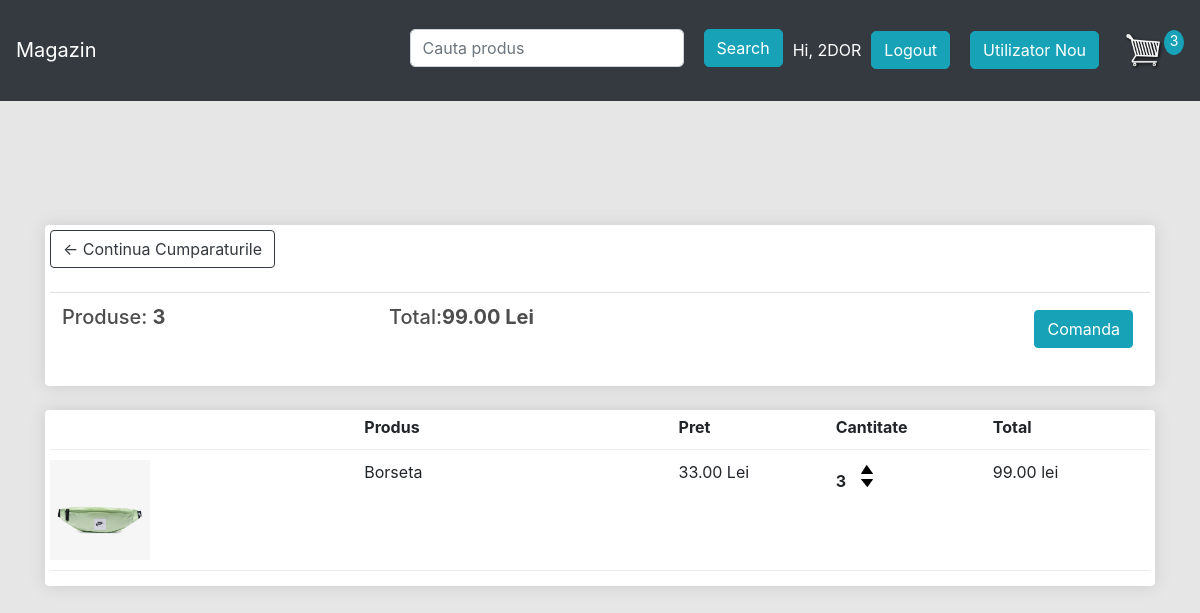
/cos/ (signed in), run on an earlier commit of the app's database.
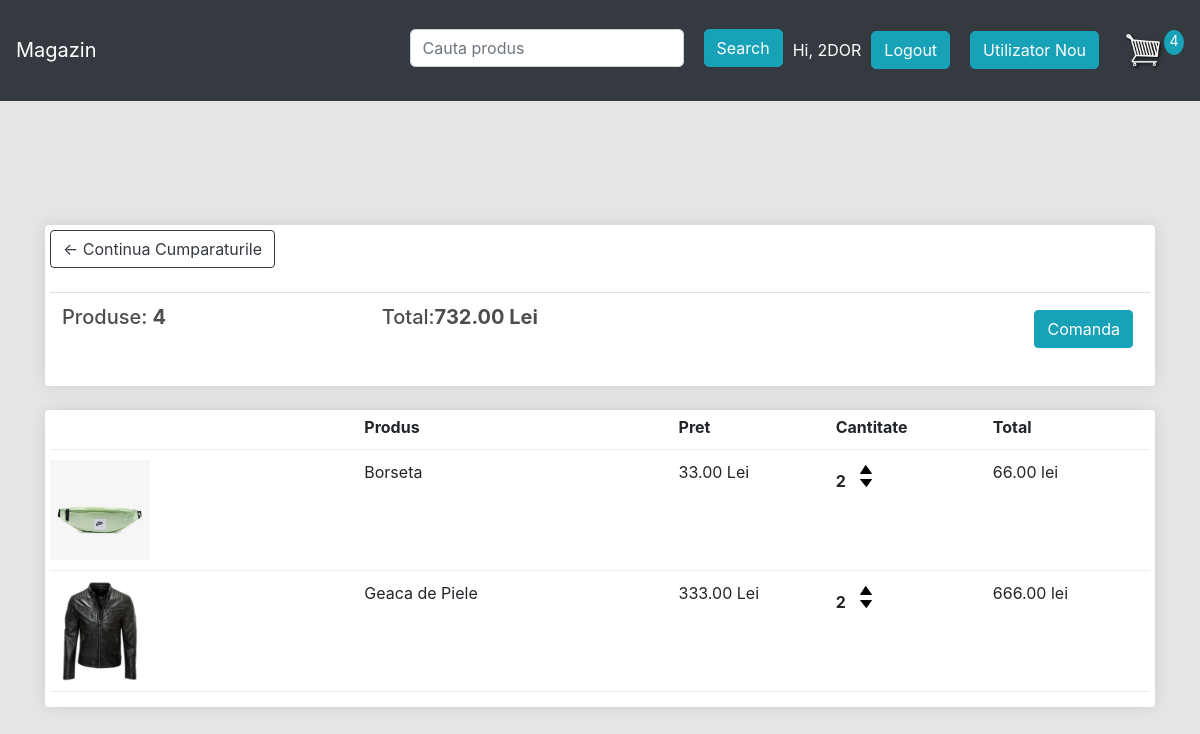
And on a later commit of the database.
### magazin/models.py (models this page shows, shortened)
class Comanda(models.Model):
	client = models.ForeignKey(Client, on_delete=models.SET_NULL, blank=True, null=True)
	data_comenzii = models.DateTimeField(auto_now_add=True)
	complet = models.BooleanField(default=False)
	id_tranzactie = models.CharField(max_length=200, null=True)
	@property
	def get_cart_total(self):
		comandaitems = self.comandaprodus_set.all()
		total = sum([produs.get_total for produs in comandaitems])
		return total
	@property
	def get_cart_items(self):
		comandaitems = self.comandaprodus_set.all()
		total = sum([produs.cantitate for produs in comandaitems])
		return total

class ComandaProdus(models.Model):
	produs = models.ForeignKey(Produs, on_delete=models.SET_NULL, blank=True, null=True)
	comanda = models.ForeignKey(Comanda, on_delete=models.SET_NULL, blank=True, null=True)
	cantitate = models.IntegerField(default=0, null=True, blank=True)
	data_adaugarii = models.DateTimeField(auto_now_add=True)
	@property
	def get_total(self):
		total = self.produs.price * self.cantitate
		return total

class Produs(models.Model):
	name = models.CharField(max_length=200, null=True)
	price = models.FloatField()
	imagine = models.ImageField(null=True, blank=True)
	@property
	def imageURL(self):
		try:
			url = self.imagine.url
		except:
			url = ''
		return url

### magazin/views.py (the view)
# urls.py: path('cos/', views.cos, name='cos'),
def cos(request):
	if request.user.is_authenticated:
		client = request.user.client
		comanda, created = Comanda.objects.get_or_create(client=client, complet=False)
		items = comanda.comandaprodus_set.all()
		cosProduse = comanda.get_cart_items
	else:
		items = []
		comanda = {'get_cart_total': 0, 'get_cart_items': 0}
		cosProduse = comanda['get_cart_items']
	contain = {'items': items, 'comanda': comanda, 'cosProduse': cosProduse}
	return render(request, 'magazin/cos.html', contain)

### magazin/templates/magazin/cos.html
{% extends 'magazin/main.html' %}
{% load static %}
{% block content %}
	<div class="row" >
		<div class="col-lg-12" >
			<div class="box-element" style="background-color: #fff;" >
				<a  class="btn btn-outline-dark" href="{% url 'magazin' %}">&#x2190; Continua Cumparaturile</a>
				<br>
				<br>
				<table class="table" >
					<tr>
						<th><h5>Produse: <strong>{{ comanda.get_cart_items }}</strong></h5></th>
						<th><h5>Total:<strong>{{ comanda.get_cart_total|floatformat:2 }} Lei</strong></h5></th>
						<th>
							<a  style="float:right; margin:5px;" class="btn btn-info" href="{% url 'comanda' %}">Comanda</a>
						</th>
					</tr>
				</table>
			</div>
			<br>
			<div class="box-element" style="background-color: #fff;">
				<div class="cart-row">
					<div style="flex:2"></div>
					<div style="flex:2"><strong>Produs</strong></div>
					<div style="flex:1"><strong>Pret</strong></div>
					<div style="flex:1"><strong>Cantitate</strong></div>
					<div style="flex:1"><strong>Total</strong></div>
				</div>
				{% for item in items %}
				<div class="cart-row">
					<div style="flex:2"><img class="row-image" src="{{ item.produs.imageURL }}"></div>
					<div style="flex:2"><p>{{ item.produs.name }}</p></div>
					<div style="flex:1"><p>{{ item.produs.price|floatformat:2 }} Lei</p></div>
					<div style="flex:1">
						<p class="quantity">{{ item.cantitate }}</p>
						<div class="quantity">
							<img data-product="{{item.produs.id}}" data-action="add" class="chg-quantity update-cart" src="{% static  'images/arrow-up.png' %}">
							<img data-product="{{item.produs.id}}" data-action="remove" class="chg-quantity update-cart" src="{% static  'images/arrow-down.png' %}">
						</div>
					</div>
					<div style="flex:1"><p>{{ item.get_total|floatformat:2  }} lei</p></div>
				</div>
				{% endfor %}
			</div>
		</div>
	</div>
{% endblock content %}

### magazin/templates/magazin/main.html (shortened to what this page needs)
{% load static %}
<html>
<head>
    <link rel="stylesheet" href="https://stackpath.bootstrapcdn.com/bootstrap/4.4.1/css/bootstrap.min.css"
>
    <link rel="stylesheet" type="text/css" href="{% static 'css/main.css' %}">
</head>
<body>
<nav class="navbar navbar-expand-lg navbar-dark bg-dark">
    <a class="navbar-brand" href="{% url 'magazin' %}">Magazin</a>
    <div class="collapse navbar-collapse" id="navbarSupportedContent">
        <form class="d-flex" method="POST" action="{% url 'searchp' %}" style="margin-top:1%;">
            <input class="form-control me-2" type="search" placeholder="Cauta produs" aria-label="Search"
                   style="margin:10px; border-radius: 5px;" name="cauta">
            <button class="btn btn-info" type="submit" style="margin:10px; border-radius: 5px;">Search</button>
        </form>
        <div class="form-inline my-2 my-lg-0" style="margin-top:1%;">
            {% if user.is_authenticated %}
            <span style="color:#ffff">Hi, {{ request.user.username|upper }}</span>
            <a class="btn btn-info" href="/logout" style="margin:10px; border-radius: 5px;">Logout</a>
            {% else %}
            <a href="{% url 'log' %}" class="btn btn-info" style="margin:10px; border-radius: 5px;">Login</a>
            {% endif %}
            <a href="{% url 'login' %}" class="btn btn-info" style="margin:10px; border-radius: 5px;">Utilizator
                Nou</a>
            <a href="{% url 'cos' %}">
                <img id="cart-icon" src="{% static 'images/cart.png' %}">
            </a>
            <p id="cart-total">{{ cosProduse }}</p>
        </div>
    </div>
</nav>
<div class="container">
    <br>
    {% block content %}
    {% endblock content %}
</div>
</body>
</html>

### static/css/main.css (style rules this page uses)
body { background-color: hsl(0, 0%, 90%); padding-bottom: 5%; }
h1,h2,h3,h4,h5,h6 { color:hsl(0, 0%, 30%); }
.box-element { box-shadow:hsl(0, 0%, 80%) 0 0 16px; background-color: #fff; border-radius: 4px; padding: 5px; }
#cart-icon { width:40px; display: inline-block; margin-left: 15px; }
#cart-total { display: block; text-align: center; color:#fff; background-color: #17a2b8; width: 20px; height: 25px; border-radius: 50%; font-size: 14px; }
.col-lg-4, .col-lg-6, .col-lg-8, .col-lg-12 { margin-top: 100px; }
.btn { border-radius: 3; }
.row-image { width: 100px; }
.cart-row { display: flex; align-items: flex-stretch; padding-bottom: 10px; margin-bottom: 10px; border-bottom: 1px solid #ececec; }
.quantity { display: inline-block; font-weight: 700; padding-right:10px; }
.chg-quantity { width: 12px; cursor: pointer; display: block; margin-top: 5px; transition:.1s; }

What changed in the data, as far as the page shows it:
changed through a linked row, Comanda: get_cart_items "3" → "4"; get_cart_total "99.00" → "732.00"
changed ComandaProdus "Borseta": cantitate "3" → "2"; get_total "99.00" → "66.00"
added ComandaProdus: produs.imageURL (picture), produs.name "Geaca de Piele", produs.price "333.00", cantitate "2", get_total "666.00"
Also different on the page:
{{ cosProduse }}: "3" → "4"
